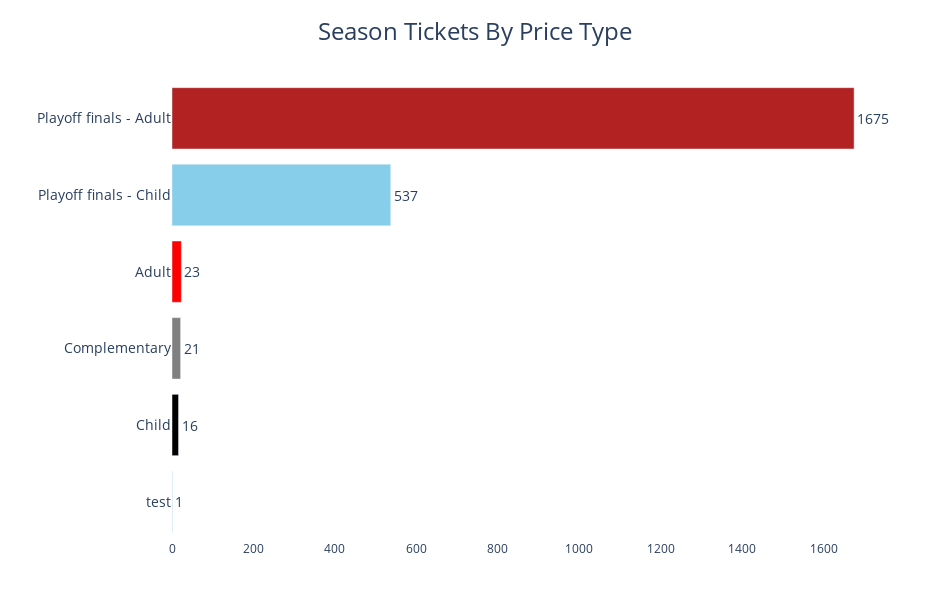

The code cell stored with this chart in its notebook:
### Code cell
def plot_season_tickets_by_price_type(df):
    """
    Plots a horizontal bar chart of season tickets by price type using Plotly,
    ordered from most popular to least.
    """
    # Copy only if necessary
    df = df.copy()

    # Efficiently clean up price types
    df['price_type'] = (
        df['price_type']
        .astype(str)  # Ensure it's a string
        .str.replace(' (upgrade)', '', regex=False)
        .replace({'עסקי': 'Business'})
        .replace(to_replace=r'.*VIP.*', value='VIP', regex=True)
        .replace(to_replace=r'.*מחלקת נוער.*', value='Youth Department', regex=True)
    )

    # Count and aggregate
    grouped = (
        df['price_type']
        .value_counts()
        .rename_axis('price_type')
        .reset_index(name='ticket_count')
    )

    # Color map
    color_map = {
        'Complementary': 'gray',
        'Business': 'orange',
        'Box': 'brown',
        'VIP': 'purple',
        'Community': 'seagreen',
        'Youth Department': 'navy',
        'Child': 'black',
        'Adult': 'red',
        'Playoff finals - Adult': 'firebrick',
        'Playoff finals - Child': 'skyblue'
    }

    # Assign colors with fallback
    grouped['color'] = grouped['price_type'].map(color_map).fillna('lightblue')

    # Plot
    fig = go.Figure(go.Bar(
        x=grouped['ticket_count'],
        y=grouped['price_type'],
        orientation='h',
        marker_color=grouped['color'],
        text=grouped['ticket_count'],
        textposition='outside',
        textfont=dict(size=14)
    ))

    fig.update_layout(
        title=dict(text='Season Tickets By Price Type', font=dict(size=24), x=0.5),
        yaxis=dict(
            title='',
            tickfont=dict(size=14),
            categoryorder='total ascending'  # Automatically sort y-axis
        ),
        height=600,
        width=950,
        margin=dict(l=120, r=60, t=80, b=60),
        plot_bgcolor='white',
        paper_bgcolor='white',
        showlegend=False
    )

    fig.show()

# Example run
plot_season_tickets_by_price_type(perc)

### Figure 1 — Plotly figure (JSON) as saved in the notebook; plotly's stock layout.template omitted (floating-point values rounded to 4 significant figures)
{"data": [{"marker": {"color": ["firebrick", "skyblue", "red", "gray", "black", "lightblue"]}, "orientation": "h", "text": [1675, 537, 23, 21, 16, 1], "textfont": {"size": 14}, "textposition": "outside", "type": "bar", "x": [1675, 537, 23, 21, 16, 1], "y": ["Playoff finals - Adult", "Playoff finals - Child", "Adult", "Complementary", "Child", "test"]}], "layout": {"height": 600, "margin": {"b": 60, "l": 120, "r": 60, "t": 80}, "paper_bgcolor": "white", "plot_bgcolor": "white", "showlegend": false, "title": {"font": {"size": 24}, "text": "Season Tickets By Price Type", "x": 0.5}, "width": 950, "yaxis": {"categoryorder": "total ascending", "tickfont": {"size": 14}, "title": {"text": ""}}}}
